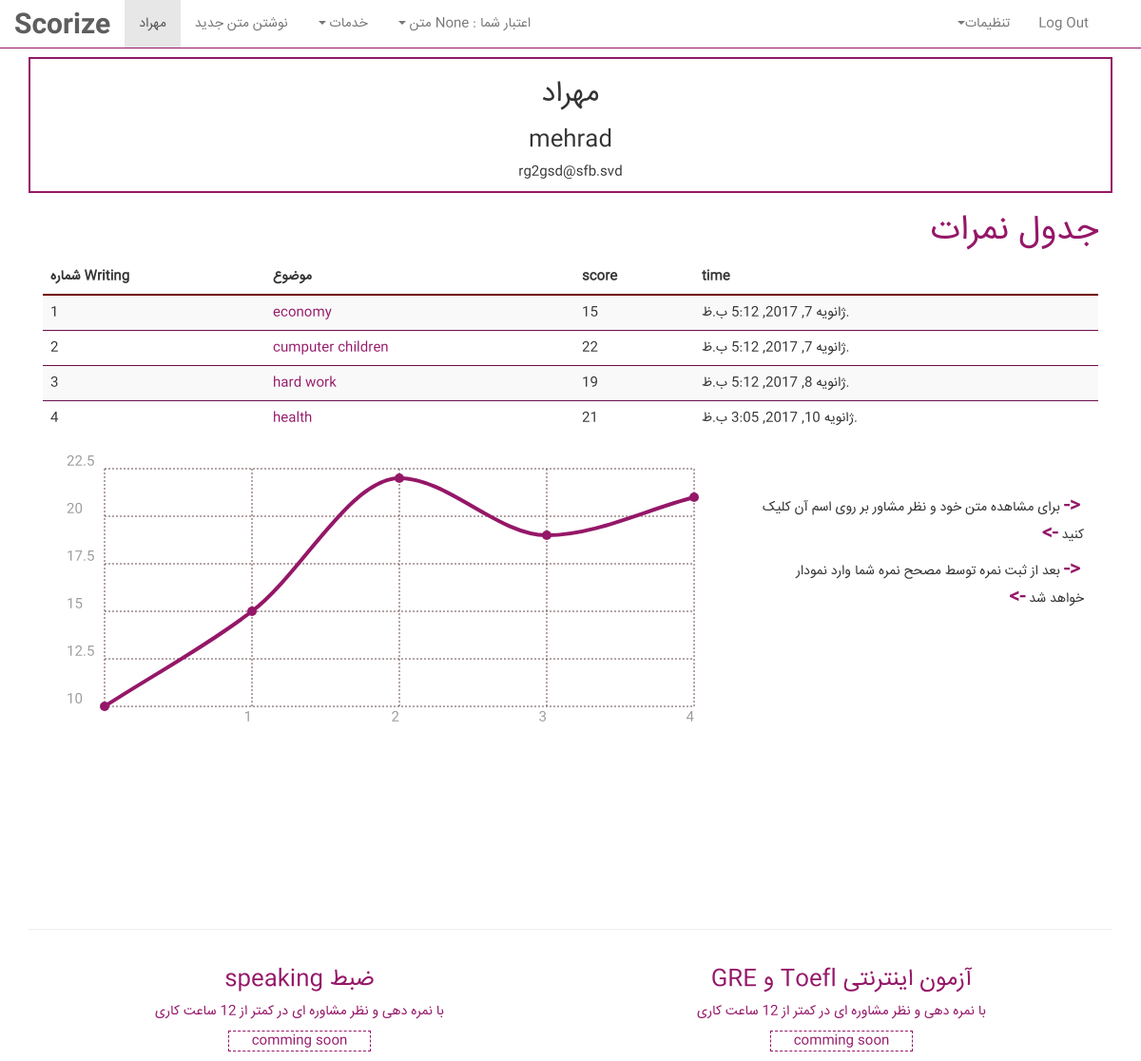
The page /profile/ (signed in) on the database as committed earlier.
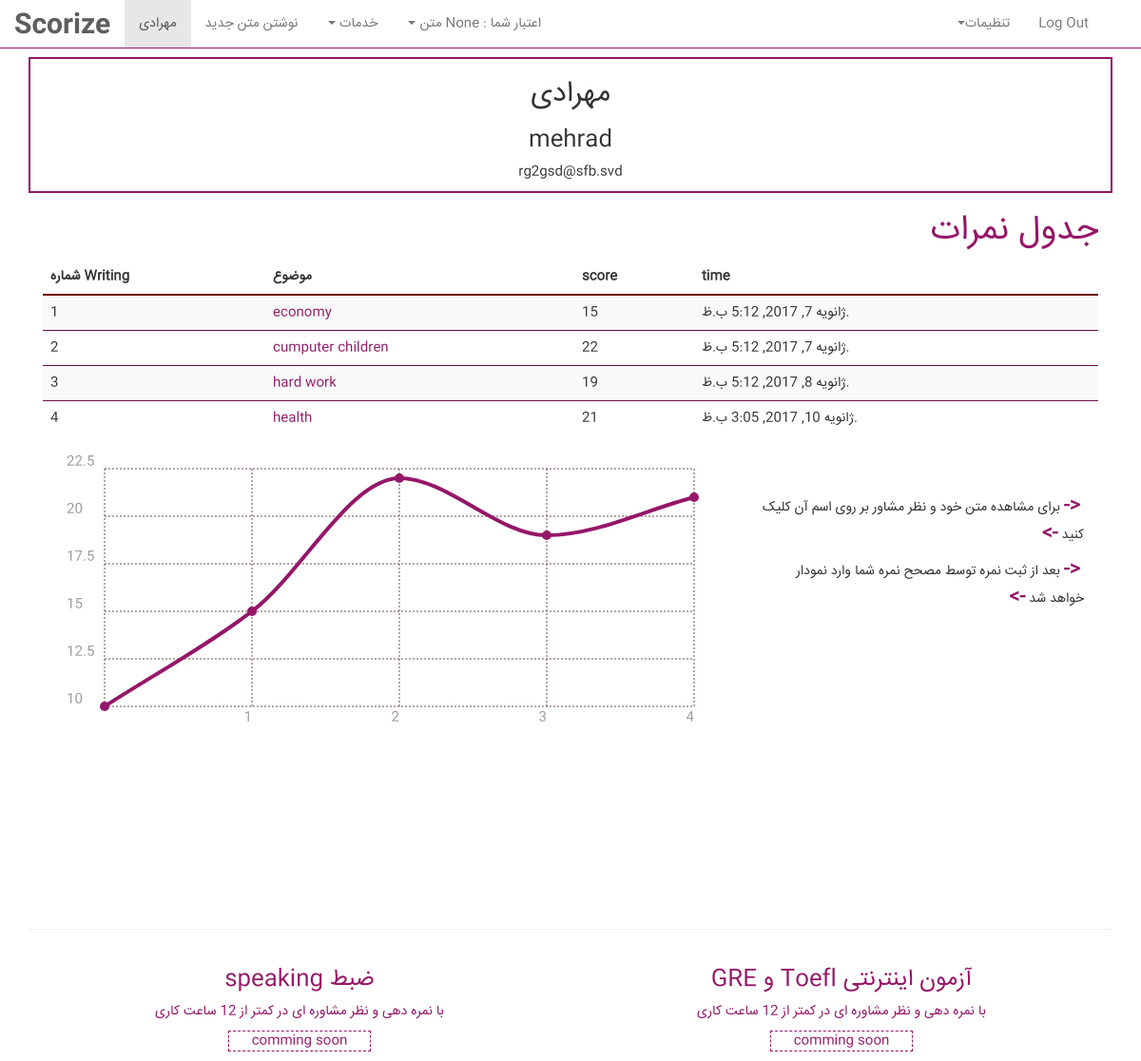
The same page on the database as committed later.
### user_profile/models.py (models this page shows)
class User(AbstractUser):
    credit= models.CharField(max_length=10, null=True, blank=True)
    credit2= models.CharField(max_length=10, null=True, blank=True)
    amount= models.CharField(max_length=10, null=True, blank=True)
    amount2= models.CharField(max_length=10, null=True, blank=True)
    teacher=models.BooleanField(
        _('teacher'),
        default=False,
        help_text=_(
            'Designates whether this user can edit the scor??. '
        ),
    )

### user_profile/views.py (the view)
@login_required(login_url='user_profile:login')
def index(request):
    current_user = request.user
    if current_user.teacher :
        return redirect('corrector:teacherindex')
    exam = current_user.writing_set.all()
    context = {
        'user': current_user,
        'exam': exam
    }
    return render(request, 'user_profile/index.html',context)

### user_profile/templates/user_profile/index.html (shortened to what this page needs)
{% extends "user_profile/base.html" %}
{% load static %}
{% block nav %}
    {{ user.first_name }}
{% endblock %}
{% block head %}
    <link rel="stylesheet" href="{% static 'user_profile/chartist.min.css' %}">
{% endblock %}
{% block content %}
    <div class="container">
    <div class="text-center" style="border: 2px solid rgb(149,23,104)" >
        <h2>{{ user.first_name }}</h2>
        <h3>{{ user.username }}</h3>
        <p>{{ user.email }}</p>
    </div>
<div class="container-fluid">
{% if exam %}
<h1 style="color: rgb(149,23,104)"> جدول نمرات</h1>
 <table class="table table-striped" style="direction: ltr" id="myTable" >
    <thead >
        <tr >
            <th >شماره Writing</th>
            <th >موضوع</th>
            <th >score</th>
            <th>time</th>
        </tr>
    </thead>
    <tbody>
        {% for item in exam %}
            <tr>
                <td>{{ forloop.counter }}</td>
                <td><a data-toggle="modal" data-target="#{{ forloop.counter }}a" style="color: rgb(149,23,104); cursor: pointer">{{ item.title }}</a></td>
                <td>{{ item.score }}</td>
                <td>{{ item.time }}</td>
            </tr>
           <div class="modal fade " id="{{ forloop.counter }}a">
        {% endfor %}
    </tbody>
 </table>
    <div class="col-sm-8">
    <div class="ct-chart ct-golden-section" style="height: 30rem" ></div>
    </div>
    <div class="col-sm-4">
    <br>
    <br>
    <p><mark><-</mark>برای مشاهده متن خود و نظر مشاور بر روی اسم آن کلیک کنید<mark>-></mark></p>
    <p><mark><-</mark>بعد از ثبت نمره توسط مصحح نمره شما وارد نمودار خواهد شد<mark>-></mark></p>
    </div>
    </div>
    {% else %}
    <br>
            <div class="text-center">
                <p style="">متن خود را ثبت کنید تا <mark>کمتر از 12 </mark> ساعت آینده تصحیح شده با نمره و نظر مشاوره دریافت کنید </p>
                <a href="{% url 'user_profile:NewWriting' %}" class="btn btn-tst " role="button"><h2>تست رایگان writing  </h2></a>
            </div>
    {% endif %}
    <br>
    <br>
    <hr>
    <div class="col-sm-6 text-center" style="color: #951768 ">
        <h3>ضبط speaking</h3>
        <P>با نمره دهی و نظر مشاوره ای در کمتر از 12 ساعت کاری</P>
        <p class="center-block" style="border: 1px dashed #951768; width: 150px">comming soon</p>
    </div><div class="col-sm-6 text-center" style="color: #951768 ">
        <h3>آزمون اینترنتی Toefl و GRE</h3>
        <P>با نمره دهی و نظر مشاوره ای در کمتر از 12 ساعت کاری</P>
        <p class="center-block" style="border: 1px dashed #951768; width: 150px">comming soon</p>
    </div>
</div>
{% endblock %}

Rows that differ between the two databases and show on the page:
changed User "mehrad": first_name "مهراد" → "مهرادی"
